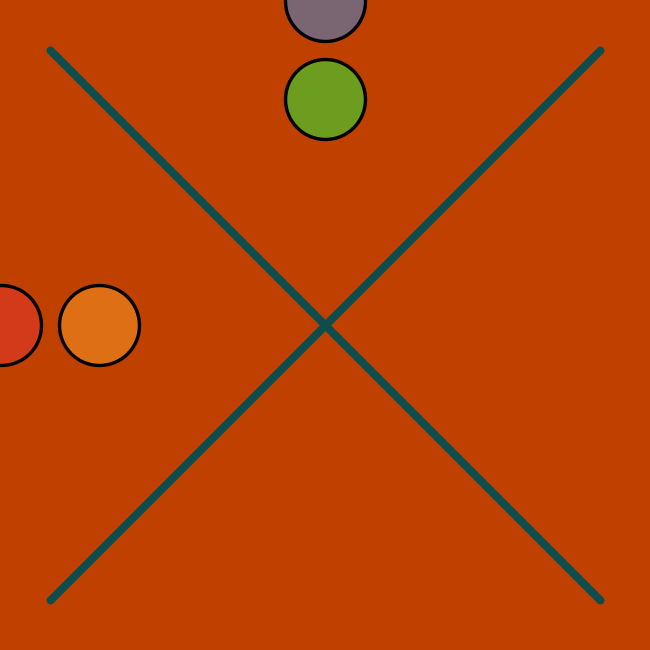
Frame 1 (no input)
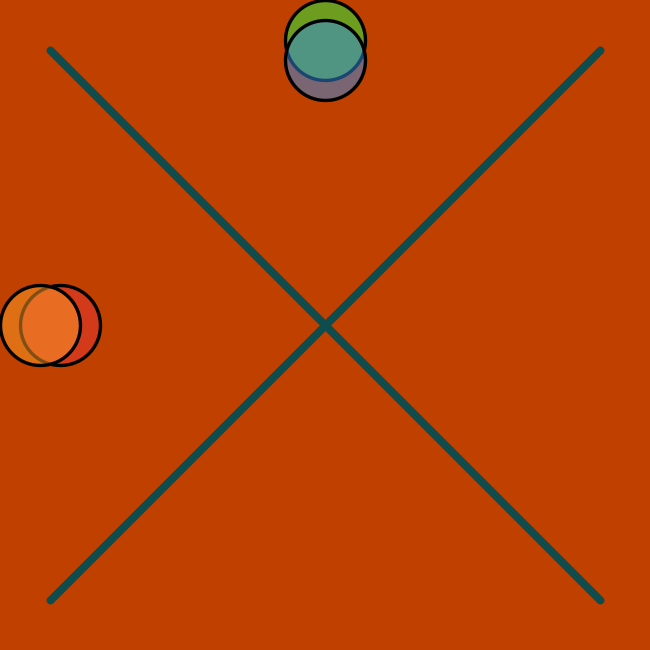
Frame 60 (the mouse pressed at the canvas centre just before this capture)
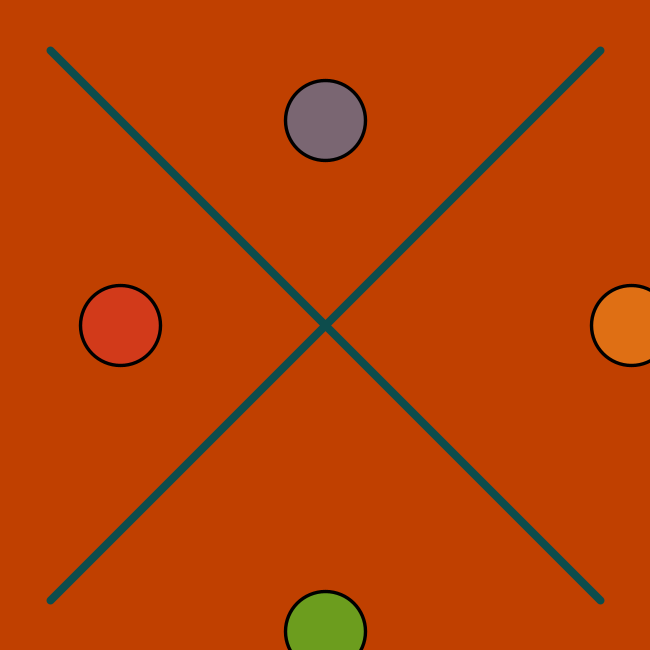
Frame 120 (the mouse held since frame 60 and released just before this capture)

The Processing sketch that drew these frames (run headless with seeded random() and noise(); from frame 60 on, the mouse is pressed at the canvas centre):

// Processing sketch: one
// ── one.pde
//my variable things
int x = width;
int y = height;
int s = 80;
int x1 = 0;
int y1 = 0;
int r = #FC03CF;

//setup stuff
 void setup() {
  //Background
  size(650, 650);
  background(192, 64, 0);
  frameRate(300);
 }

//draw stuff
void draw() {
 //move stuff
  background(192, 64, 0);
  y = y - 1;
  x = x - 1;
  y1 = y1 + 1;
  x1 = x1 + 1;
  

 if (x < 0) {
  x = height;
 }
 
 if (y < 0) {
  y = width;
 }
 
 if (x1 > width) {
   x1 = 0;
 }
 
 if (y1 > height) {
   y1 = 0;
 }

//for lines//
stroke(13,77,77);
strokeWeight (8);

//L-up to R-down//
line(50, 50, 600, 600);

//R-up to L-down//
line(600, 50, 50, 600);

//MIDLE Circles//
stroke (0);
strokeWeight (3.4);

fill(#19FA3C,127);
ellipse(325,x,s,s);

fill(#E53535,127);
ellipse(x1,height/2,s,s);

fill(#358CE5,127);
ellipse(width/2,y1,s,s);

fill(#FF9F29,127);
ellipse(y,325,s,s);

}
